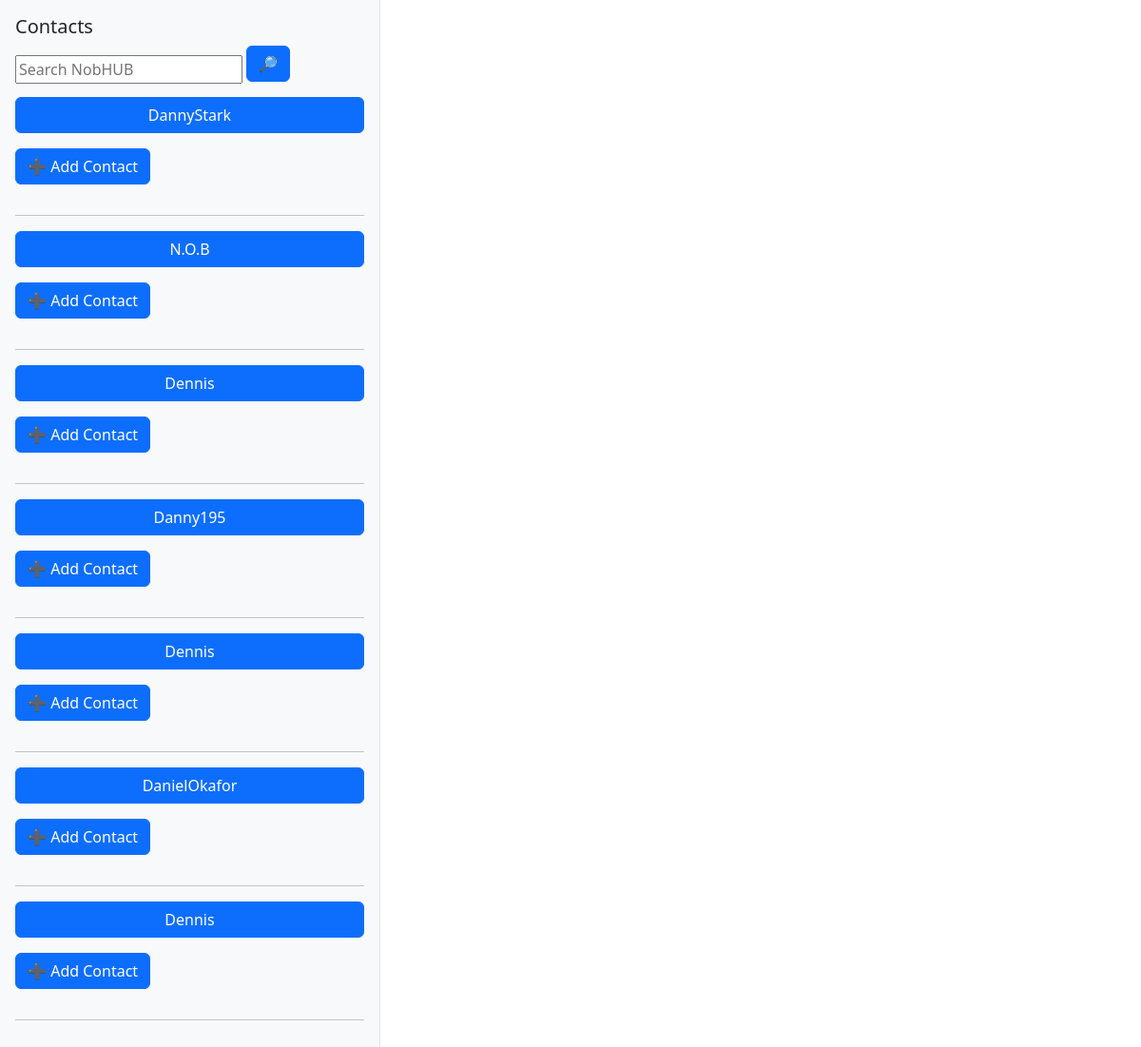
Screenshot of /users with the database file from the repository.
### App/models.py (models this page shows)
class User(UserMixin, nob_db.Model):
    id = nob_db.Column(nob_db.Integer, primary_key=True)
    username = nob_db.Column(nob_db.String(20), nullable=False)
    user_number = nob_db.Column(nob_db.String(200), nullable=False)
    user_email = nob_db.Column(nob_db.String(100), nullable=False)
    user_password_hash = nob_db.Column(nob_db.String(200), nullable=False)
    user_image_path =  nob_db.Column(nob_db.String(200), nullable=False)
    user_contacts = nob_db.relationship('Contacts', backref='owner_user', lazy=True, primaryjoin="User.id==Contacts.user_id", overlaps="actual_contact_user") # A two way relationship between the user and their contacts and messages
    user_messages_sent = nob_db.relationship('Messages', backref='sender_user', lazy=True, primaryjoin="User.id==Messages.user_id", overlaps="user_messages_received")
    user_messages_received = nob_db.relationship('Messages',backref='recipient_user',lazy=True,primaryjoin="User.id == Messages.contact_id", overlaps="user_messages_sent")

### App/routes.py (the view)
@routes.route('/users')
def users():
    users = User.query.all()
    return render_template('users.html', users=users)

### App/templates/users.html
{% extends 'base.html' %}
{% block body %}
 <div class="col-md-4 bg-light border-end p-3">
      <h5>Contacts</h5>
       <div class="search-container">
        <form action="/search" method="GET" class="search-form">
            <input type="text" name="search" id="search" placeholder="Search NobHUB" >
            <button type="submit" class="btn btn-primary mb-3">🔎</button>
        </form>
        </div>
        <div>
      <ul class="list-group">
         {% if users %}
          {% for user in users %}
        <button class="btn btn-primary mb-3">{{user.username}} </button>
           <a href="/add/{{user.id}}"><button class="btn btn-primary mb-3">➕ Add Contact</button></a>
            <hr>
        {% endfor %}
      </ul>
      {%else%}
        <p> '{{ users_to_find}}' not found</p>
        {% endif %}
    </div>
  </div>
       {% endblock %}

### rows the page displays
User: username "DannyStark"
User: username "N.O.B"
User: username "Dennis"
User: username "Danny195"
User: username "Dennis"
User: username "DanielOkafor"
User: username "Dennis"
